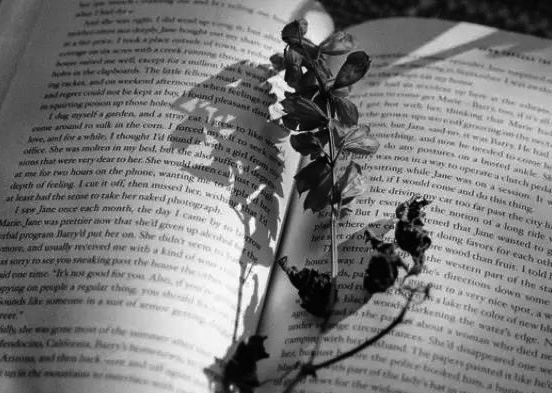
#> input picture opencv/image4.jpg, 552 x 393 px
$ python Hist_normalization.py image4.jpg
#> lines starting #> are read from the running program, lines starting #| are printed output that depends on the picture
#! /usr/bin/env python
# coding:utf-8
import sys
import cv2
import numpy as np
import matplotlib.pyplot as plt
def calcGrayHist(image):
    '''
    输入图片array，返回灰度分布array
    '''
    rows,cols = image.shape
    grayHist = np.zeros([256], np.uint64)
    for r in xrange(rows):
        for c in xrange(cols):
            grayHist[image[r][c]] += 1
    return grayHist


if __name__=='__main__':
    I = cv2.imread(sys.argv[1], 0)
#> I is the input picture: shape (393, 552); min 0, max 255, mean 122
    Imax = np.max(I)
#> Imax = 255
    Imin = np.min(I)
#> Imin = 0

    Omin,Omax = 100,200
    a = float(Omax-Omin)/(Imax-Imin)
#> a = 0.392
    b = Omin - a*Imin
#> b = 100
    O = a*I + b
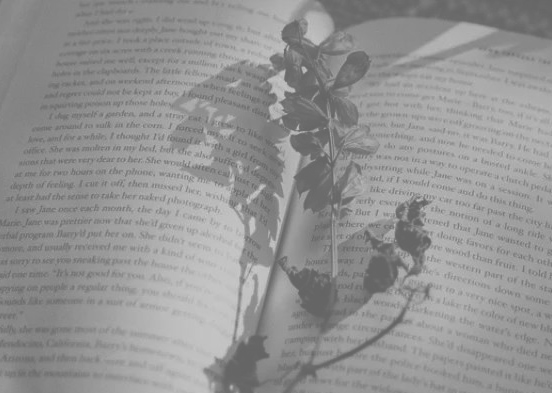
#> O: shape (393, 552) float64; min 100, max 200, mean 147.8

    O = O.astype(np.uint8)
    cv2.imshow('I',I)
    cv2.imshow('O',O)

    grayHist_I = calcGrayHist(I)
#> grayHist_I = 256 values, max 1972 at index 86, min 5 at index 254, mean 847.4
    grayHist_O = calcGrayHist(O)
#> grayHist_O = 256 values, max 5440 at index 134, min 0 at index 0, mean 847.4
    x_range = range(256)
    plt.subplot(211)
    plt.plot(x_range, grayHist_I, 'r', linewidth=2, c='black')
    plt.subplot(212)
    plt.plot(x_range, grayHist_O, 'r', linewidth=2, c='black')
    plt.show()
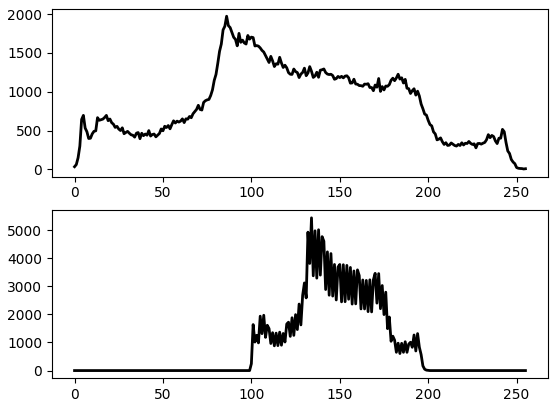
#> figure drawn by matplotlib, 2 panels; panel 1: curve peaks at x = 86, y = 1972; panel 2: curve peaks at x = 134, y = 5440

    cv2.waitKey(0)
    cv2.destroyAllWindows()
